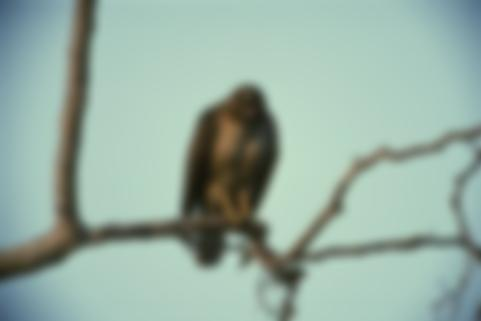
%> input picture source/codes/temp.jpeg, 481 x 321 px
$ octave --eval "result = scaled_fts(imread('../../../source/codes/temp.jpeg'));"   (GNU Octave 9; MATLAB toolbox functions it lacks are replaced by stand-ins)
%> lines starting %> are read from the running program, lines starting %| are printed output that depends on the picture
### TID2008/target/codes/getPatchesDict.m
function [P, locations, sx, sy, ent] = getpatchesDict(I,w,entropy_thresh)
% [10 lines of commented-out code are left out]
    n1 = size(I,1);
    n2 = size(I,2);
    stride = 4;

    % patch locations
    x = w/2:stride:n1-(w/2);
    y = w/2:stride:n2-(w/2);
    [dY,dX] = meshgrid(y,x);
    [r, c] = size(dX);

    % extract the patches
    P = [];
    locations = [];
    ent = [];

    I = im2double(I);

    for i=1:r(1)
        for j=1:c
            px = dX(i,j);
            py = dY(i,j);
            p = I(px-(w/2)+1:px+(w/2),py-(w/2)+1:py+(w/2));

            if(entropy_patch(p) > entropy_thresh)
                P = [P reshape(p,w^2,1)];
                locations = [locations;px py];
                ent = [ent;entropy_patch(p)];
            end
        end
    end

%     toc
	sx = size(x,2);
	sy = size(y,2);
end

### TID2008/target/codes/scaled_fts.m
function fts = scaled_fts(I)
    no_target_patches = 4000;
    entropy_thresh = 2.0;
    sizes = [11, 23, 33];

    fts = [];

    for i = 1 : length(sizes)
        w = sizes(i);

        P = getPatchesDict(I, w, entropy_thresh);
        noPatches = size(P,2);
        if(noPatches < no_target_patches)
            patchIndcs = randsample(noPatches,noPatches);
        else
            patchIndcs = randsample(noPatches,no_target_patches);
        end
        Xt = P(:,patchIndcs);


        [Pt, alpha, ~] = pca(Xt');
        f = sprintf('../../../source/Source_PCA_w%d.mat', w);
        data = load(f);
        Ps = data.s_coeff;

    % Params
        d = floor(w^2/2);
        D = w^2;
    % Upper Interaction Matrix
        Psu = Ps(:, 1 : d);
        Ptu = Pt(:, 1 : d);
        Gu = GFK(Psu, Ptu);
        [Uu, Gammau, ~] = svd(Gu);
        Mu = Uu*(Gammau.^0.5);
        ftu = norm(Mu(:), 1);
    % Lower Interaction Matrix
        %str = sprintf('d = %d, D = %d', d, D);
        %disp(str);
        %size(Pt)
        Psl = Ps(:, d+1 : D-1);
        Ptl = Pt(:, d+1 : D-1);
        Gl = GFK(Psl, Ptl);
        [Ul, Gammal, ~] = svd(Gl);
        Ml = Ul*(Gammal.^0.5);
        ftl = norm(Ml(:), 1);
    % Subspace Alignment
        M = Pt' * Ps;
        score = norm(M(:), 1);
        score_sa = 100*score/(length(M)^2);
    % Global Score
        theta = sangle(Ps, Pt);
        score_g = norm(theta);
    % Local Score
        theta = sangle(Ps,Pt)*10^9;
        thetaE = alpha .* repmat(theta', [size(alpha,1),1]);
        score_l = mean(sqrt(diag(thetaE*thetaE')));

        fts = [fts, ftu, ftl, score_sa, score_g, score_l];
    end
%> this loop made 1 pass
%> pass 1, in scaled_fts, `P = getPatchesDict(I, w, entropy_thresh);`:
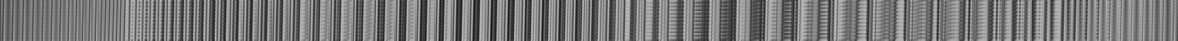
%> P: size 121x3532 double (shown at 1/3 size); min 0.0745, max 0.761, mean 0.469
%> pass 1, in scaled_fts, `Xt = P(:,patchIndcs);`:
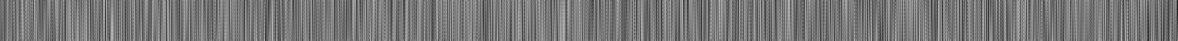
%> Xt: size 121x3532 double (shown at 1/3 size); min 0.0745, max 0.761, mean 0.469; mean of the top-left, top-right, bottom-left and bottom-right quarters 0.474, 0.465, 0.475, 0.465
end
%> (the run ends here)
